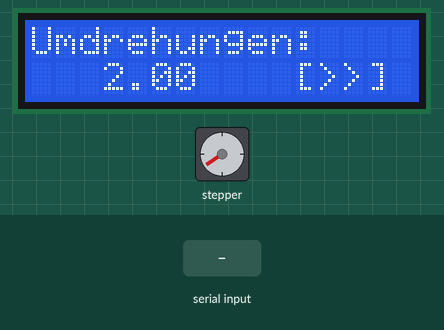
Recording of a sketch running on a simulated Arduino Mega 2560, built with avr-gcc and run on an emulated ATmega2560. On the bench: stepper motor, 16×2 character LCD. Wiring (inferred from the names in the program): stepper motor driver (200 steps per turn assumed): step pin 22; direction pin 23; enable pin 24. Inputs (shaded band) come from the test bench. What the sketch prints to the serial monitor is not drawn.

Above: at 3.4 s.
3.5 s: "r" received over Serial
At 4.1 s:
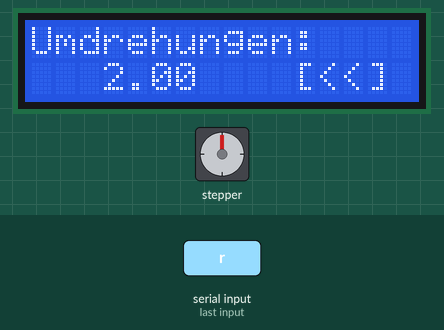
6.0 s: "R" received over Serial
At 7.11 s:
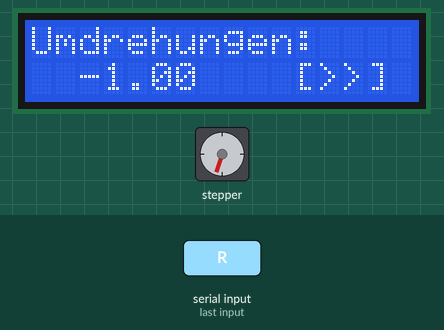
8.7 s: "r" received over Serial
At 9.53 s:
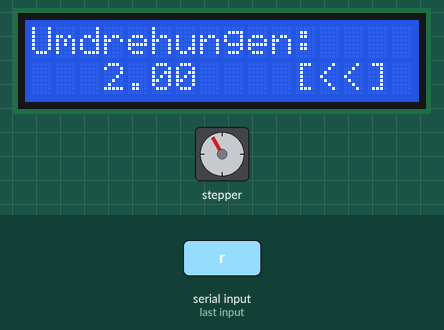
11.7 s: "R" received over Serial
At 12.54 s:
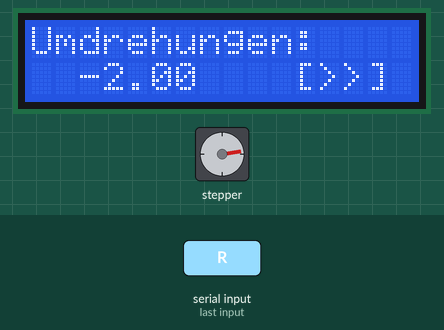
17.2 s: "r" received over Serial
At 17.98 s:
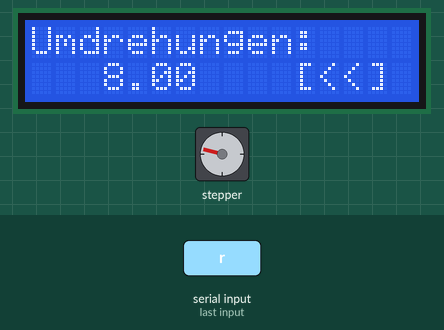
Timing chart, 0 to 21.2 s (numbered marks = the images above; inputs shaded):
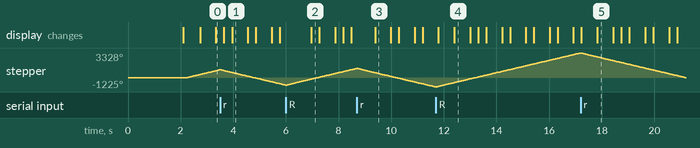

Measured:
- after the input at 3.5 s, the display: first differs from a run without the input after 0.45 s (image 1)
- after the input at 6.0 s, the display: changes after 0.97 s (image 2)
- after the input at 8.7 s, the display: changes after 0.69 s (image 3)

The sketch:

stepper_1.2.ino
```cpp
// ============================================================
//  Stepper Motor - Drehzahl-Anzeige auf LCD
//  Plattform : Arduino MEGA 2560
//  Display   : LCD 16x2 oder 20x4 via I2C
//
//  Arduino IDE:
//    Tools -> Board -> "Arduino Mega or Mega 2560"
//    Bibliothek: "LiquidCrystal I2C" von Frank de Brabander
//                (Sketch -> Bibliotheken -> Bibliotheken verwalten)
//
//  Verkabelung LCD (I2C):
//    VCC -> 5V
//    GND -> GND
//    SDA -> Mega Pin 20
//    SCL -> Mega Pin 21
//
//  Verkabelung A4988 (STEP/DIR):
//    STEP -> Mega Pin 22
//    DIR  -> Mega Pin 23
//    ENA  -> Mega Pin 24
// ============================================================

#include <Wire.h>
#include <LiquidCrystal_I2C.h>

// ── LCD Konfiguration ───────────────────────────────────────
#define LCD_ADRESSE  0x27   // haeufigste Adresse; falls kein Bild: 0x3F probieren
#define LCD_SPALTEN  16     // 16 oder 20
#define LCD_ZEILEN    2     // 2 oder 4

// ── Motor Pins (Mega) ───────────────────────────────────────
#define STEP_PIN  22
#define DIR_PIN   23
#define ENA_PIN   24        // 255 = nicht verwendet

// ── Motor Parameter ─────────────────────────────────────────
#define SCHRITTE_PRO_UMDREHUNG  200    // Vollschritt = 200
#define SCHRITT_DELAY_US        1000   // Pause je Schritt in us (kleiner = schneller)

// ── Richtung ────────────────────────────────────────────────
//  Serial Monitor: 'r' senden um Richtung umzukehren
int8_t richtung = +1;   // +1 vorwaerts, -1 rueckwaerts

// ── Interne Variablen ───────────────────────────────────────
long    gesamtSchritte    = 0;
long    letzteAnzeige     = 0;   // Schrittzahl beim letzten LCD-Update

LiquidCrystal_I2C lcd(LCD_ADRESSE, LCD_SPALTEN, LCD_ZEILEN);

// ============================================================
//  HILFSFUNKTIONEN
// ============================================================

void lcdAnzeige() {
  float umdrehungen = (float)gesamtSchritte / SCHRITTE_PRO_UMDREHUNG;

  // Zeile 1: Umdrehungszahl
  lcd.setCursor(0, 0);
  lcd.print("Umdrehungen:    ");
  lcd.setCursor(0, 1);

  // Vorzeichen + Wert
  char puffer[17];
  dtostrf(umdrehungen, 7, 2, puffer);   // z.B. "   2.50"
  lcd.print(puffer);

  // Richtungspfeil rechts
  lcd.setCursor(LCD_SPALTEN - 5, 1);
  if (richtung > 0) {
    lcd.print("[>>] ");
  } else {
    lcd.print("[<<] ");
  }
}

void motorSchritt() {
  digitalWrite(STEP_PIN, HIGH);
  delayMicroseconds(SCHRITT_DELAY_US);
  digitalWrite(STEP_PIN, LOW);
  delayMicroseconds(SCHRITT_DELAY_US);
  gesamtSchritte += richtung;
}

void serialVerarbeiten() {
  if (Serial.available() > 0) {
    char c = Serial.read();
    if (c == 'r' || c == 'R') {
      richtung = -richtung;
      Serial.print(F("Richtung geaendert: "));
      Serial.println(richtung > 0 ? F("VORWAERTS") : F("RUECKWAERTS"));
    }
  }
}

// ============================================================
//  SETUP
// ============================================================

void setup() {
  Serial.begin(9600);

  // Motor
  pinMode(STEP_PIN, OUTPUT);
  pinMode(DIR_PIN,  OUTPUT);
  #if ENA_PIN != 255
    pinMode(ENA_PIN, OUTPUT);
    digitalWrite(ENA_PIN, LOW);  // LOW = Motor aktiv
  #endif
  digitalWrite(DIR_PIN, HIGH);

  // LCD
  Wire.begin();
  lcd.init();
  lcd.backlight();
  lcd.setCursor(0, 0);
  lcd.print("  Stepper v1.0  ");
  lcd.setCursor(0, 1);
  lcd.print("  Initialisiert ");
  delay(2000);
  lcd.clear();

  // Serial Info
  Serial.println(F("====================================="));
  Serial.println(F("  Stepper Motor - Umdrehungsanzeige  "));
  Serial.println(F("====================================="));
  Serial.println(F("Motor laeuft. 'r' senden = Richtung wechseln."));
  Serial.println();
}

// ============================================================
//  LOOP
// ============================================================

void loop() {
  // Richtung setzen
  digitalWrite(DIR_PIN, richtung > 0 ? HIGH : LOW);

  // Einen Schritt ausfuehren
  motorSchritt();

  // LCD + Serial alle 200 Schritte (= 1 Umdrehung) aktualisieren
  if (abs(gesamtSchritte - letzteAnzeige) >= SCHRITTE_PRO_UMDREHUNG) {
    letzteAnzeige = gesamtSchritte;

    float umdrehungen = (float)gesamtSchritte / SCHRITTE_PRO_UMDREHUNG;
    lcdAnzeige();

    Serial.print(F("Umdrehungen: "));
    if (umdrehungen >= 0) Serial.print('+');
    Serial.print(umdrehungen, 2);
    Serial.print(F("  Richtung: "));
    Serial.println(richtung > 0 ? F("VORWAERTS") : F("RUECKWAERTS"));
  }

  // Serial lesen (Richtungswechsel)
  serialVerarbeiten();
}
```
